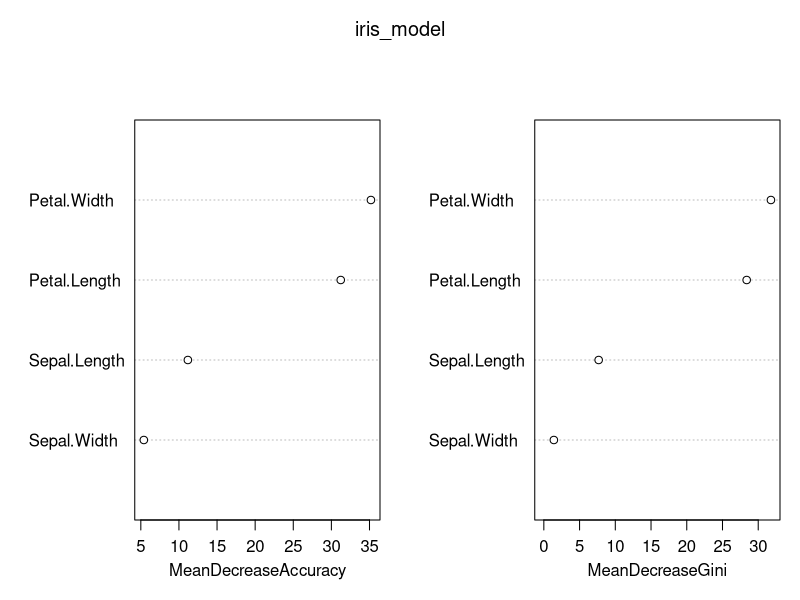
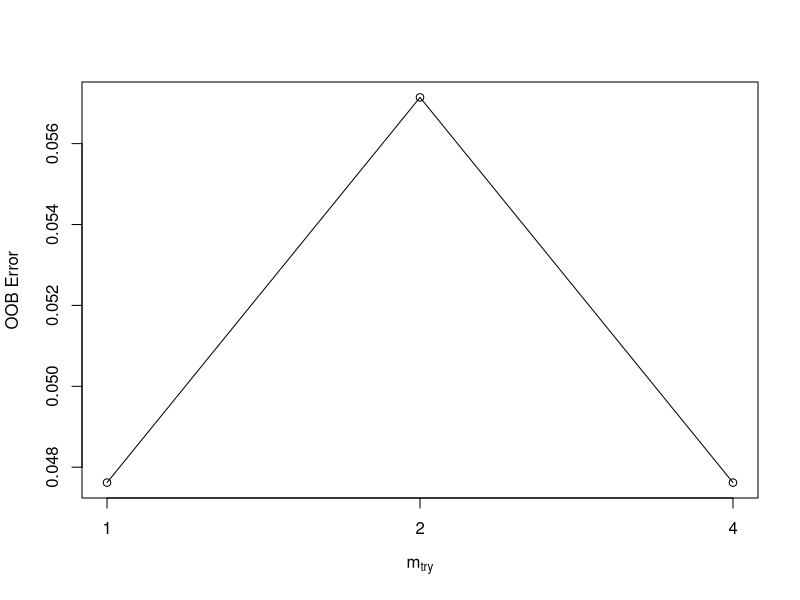
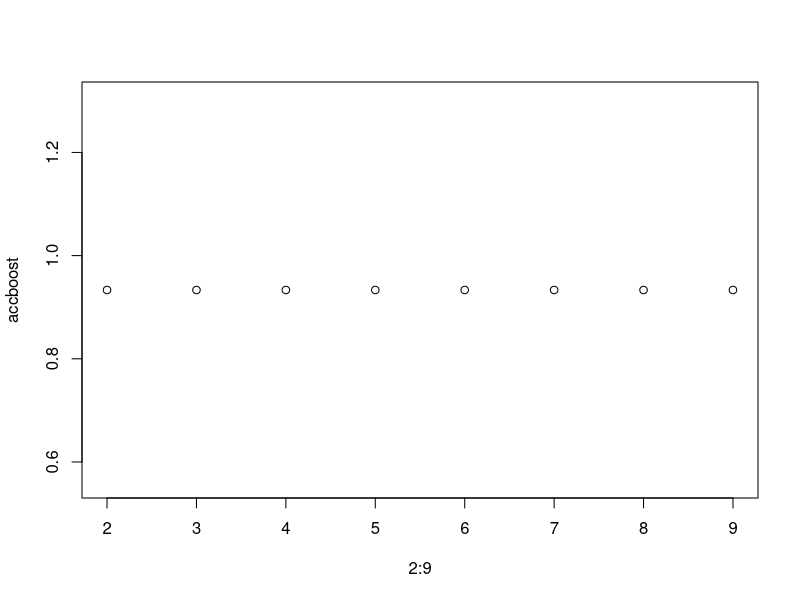

The R script that drew these images, in order:
library(randomForest)
library(caret)
library(psych)
data("iris")
View(iris)
summary(iris)
describe(iris)
str(iris)
attach(iris)
#################### splitting of data into train and test ######################
s <- createDataPartition(Species,p=0.7,list = F)
train_iris <-iris[s,] 
test_iris <- iris[-s,]

################### building random forest model ########################

iris_model <- randomForest(Species~.,data = train_iris,importance = T)
iris_model

# prediction and accuracy based on train data
pred_tain_iris <-predict(iris_model,train_iris) 
mean(pred_tain_iris==train_iris$Species)            # acc =100%
confusionMatrix(pred_tain_iris,train_iris$Species)

# prediction and accuracy based on test data
pred_test_iris <- predict(iris_model,test_iris)
mean(pred_test_iris==test_iris$Species)             # acc =91.11%
confusionMatrix(pred_test_iris,test_iris$Species)

# variable importance
importance(iris_model)
varImpPlot(iris_model)
# petal length is th most significant variable
################### selection mtry using tunerf ##########################
tune_iris <- tuneRF(train_iris[,-5],train_iris[,5],trace = T,improve = 0.05,stepFactor = 2)
tune_iris
#mtry = 4, with less OOB error

#bagging
accboost <- c()
for(i in 3:10){
  set.seed(100)
  boost <- createDataPartition(Species,p=0.80,list = F)
  train_boost <- iris[boost,]
  test_boost <- iris[-boost,]
  boost_model <- randomForest(Species~.,data = train_boost,mtry=i)
  pred_boost <- predict(boost_model,test_boost)
  accboost[i-2]=mean(pred_boost==test_boost$Species)
}
accboost
plot(2:9,accboost)

#for different mtry acc is similar

#final model from mtry plot
finalmodel <- randomForest(Species~.,data = train_iris,mtry=4)
finalmodel
mean(predict(finalmodel,test_iris)==test_iris$Species)
